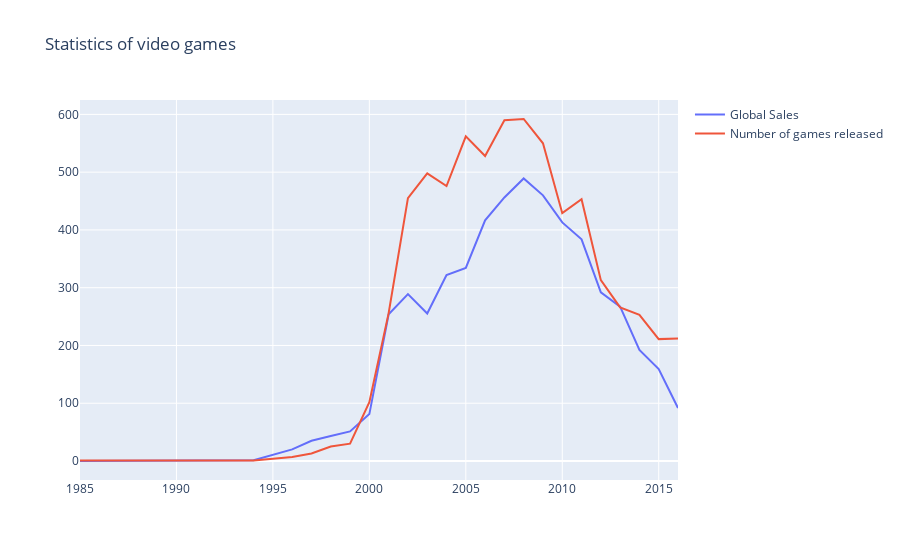

This figure's notebook cell:
### Markdown cell above
построим line plot с динамикой числа вышедших игр и их продаж по годам

### Code cell
# посчитаем число вышедших игр и проданных копий по годам
years_df = df.groupby('Year_of_Release')[['Global_Sales']].sum().join(
    df.groupby('Year_of_Release')[['Name']].count()
)
years_df.columns = ['Global_Sales', 'Number_of_Games']

# создаем линию для числа проданных копий
trace0 = go.Scatter(
    x=years_df.index,
    y=years_df.Global_Sales,
    name='Global Sales'
)

# создаем линию для числа вышедших игр 
trace1 = go.Scatter(
    x=years_df.index,
    y=years_df.Number_of_Games,
    name='Number of games released'
)

# определяем массив данных и задаем title графика в layout
data = [trace0, trace1]
layout = {'title': 'Statistics of video games'}

# cоздаем объект Figure и визуализируем его
fig = go.Figure(data=data, layout=layout)
iplot(fig, show_link=False)

### Figure 1 — Plotly figure (JSON) as saved in the notebook; plotly's stock layout.template omitted (floating-point values rounded to 4 significant figures)
{"data": [{"name": "Global Sales", "type": "scatter", "x": [1985, 1988, 1992, 1994, 1996, 1997, 1998, 1999, 2000, 2001, 2002, 2003, 2004, 2005, 2006, 2007, 2008, 2009, 2010, 2011, 2012, 2013, 2014, 2015, 2016], "y": [0.03, 0.03, 0.03, 1.27, 20.1, 35.01, 43.18, 51.17, 81.24, 253.9, 288.8, 255.4, 321.8, 334.3, 416.7, 456.2, 489.1, 459.8, 413.0, 383.7, 291.9, 267.2, 192.4, 159.2, 91.56]}, {"name": "Number of games released", "type": "scatter", "x": [1985, 1988, 1992, 1994, 1996, 1997, 1998, 1999, 2000, 2001, 2002, 2003, 2004, 2005, 2006, 2007, 2008, 2009, 2010, 2011, 2012, 2013, 2014, 2015, 2016], "y": [1, 1, 1, 1, 7, 13, 25, 30, 102, 256, 455, 498, 476, 562, 528, 590, 592, 550, 429, 453, 313, 266, 253, 211, 212]}], "layout": {"title": {"text": "Statistics of video games"}}}
